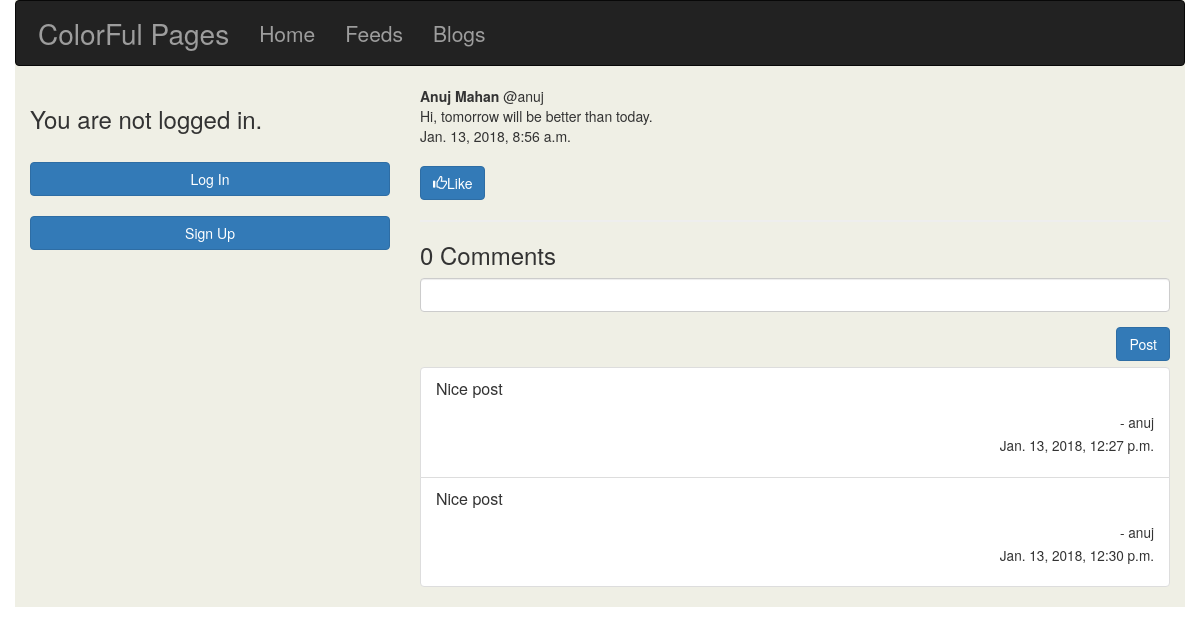
The page /feeds/3/ on the database its author committed.
### feeds/models.py (models this page shows, shortened)
class Feed(models.Model):
	user = models.ForeignKey(User, on_delete=models.CASCADE)
	content = models.CharField(max_length=200)
	date = models.DateTimeField(auto_now_add=True)
	parent = models.ForeignKey(
		'Feed',
		null=True,
		blank=True,
		on_delete=models.CASCADE)
	likes = models.IntegerField(default=0)
	comments = models.IntegerField(default=0)

### feeds/views.py (the view, shortened to what this page needs)
# urls.py: path('<int:feed_id>/',views.feed_view),
def feed_view(request, feed_id):
	feed = Feed.objects.get(id=feed_id)
	comments = Feed.objects.filter(parent=feed)
	return render(request,'feeds/feed.html',{'feed':feed, 'comments':comments})

### templates/feeds/feed.html (shortened to what this page needs)
{% extends 'base.html' %}
{% block body %}
	<div> <b>{{feed.user.first_name}} {{feed.user.last_name}}</b> @{{feed.user.username}}</div>
	<div> {{feed.content}} </div>
	<div class="float-right">{{feed.date}}</div><br>
	<div class="float-right">
		<a href="" class="btn btn-primary"><span class="glyphicon glyphicon-thumbs-up"></span>Like</a>
	</div>
	<div><hr style="color: white;border-width: 2px;"></div>
	<div class="h3">
		{{ feed.comments }} Comments
	</div>
	<div>
		<form action="" method="POST">
			<div class="form-group">
				<input class="form-control" type="text" name="content" id="content">
			</div>
			<button class="btn btn-primary pull-right" type="submit">Post</button><br>
		</form>
	</div><br>
	<div>
		<ul class="list-group">
			{% for comment in comments %}
				<li class="list-group-item">
					<p>{{ comment.content }}</p>
					<div class="text-right">
						<p><small>
							- {{ comment.user.username }}<br>
							{{ comment.date }}
							</small>
						</p>
					</div>
				</li>
			{% endfor %}
		</ul>
	</div>
{% endblock %}

### templates/base.html (style rules this page uses)
p { font-size: 16px; }

### rows shown on the page
Feed: user.first_name "Anuj", user.last_name "Mahan", user.username "anuj", content "Hi, tomorrow will be better than today.", date "Jan. 13, 2018, 8:56 a.m.", comments "0"
Feed: content "Nice post", user.username "anuj", date "Jan. 13, 2018, 12:27 p.m."
Feed: content "Nice post", user.username "anuj", date "Jan. 13, 2018, 12:30 p.m."
